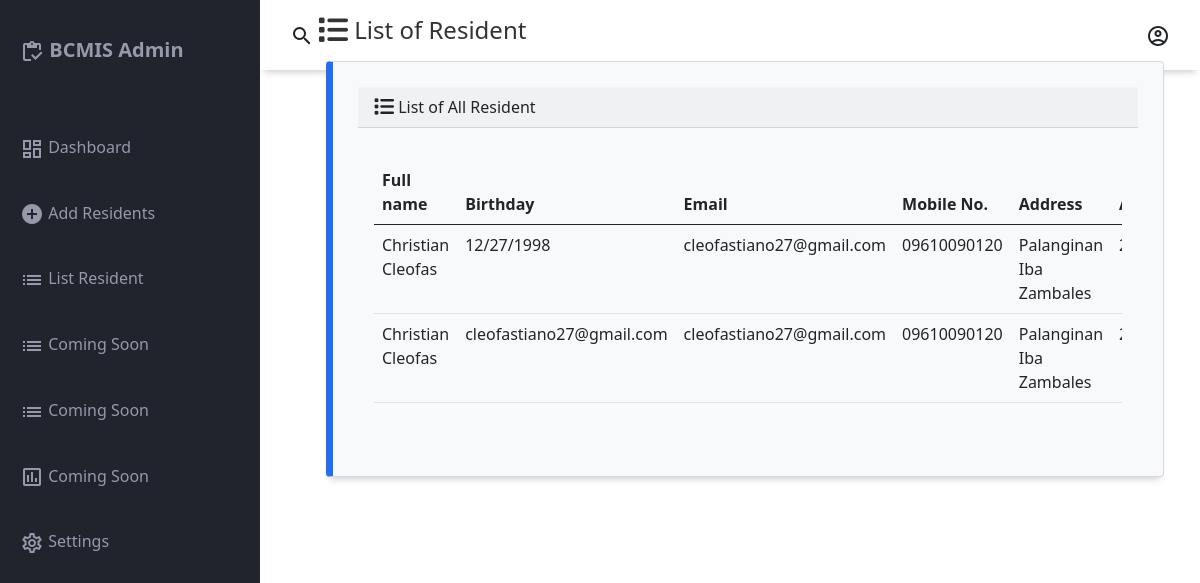
The page /view_list on the database its author committed.
### authentication/models.py (models this page shows, shortened)
class Resident(models.Model):
    name = models.CharField(max_length=70)
    birthday = models.CharField(max_length=70)
    email = models.CharField(max_length=70)
    phone = models.CharField(max_length=70)
    address = models.CharField(max_length=70)
    age = models.CharField(max_length=70)
    status = models.CharField(max_length=70)
    citizen = models.CharField(max_length=70)
    gender = models.CharField(max_length=70)
    id_type = models.CharField(max_length=70)
    id_no = models.CharField(max_length=70)
    member = models.CharField(max_length=70)

### authentication/views.py (the view)
# urls.py: path('view_list', views.view_list, name='view_list'),
def view_list(request):
    return render(request, 'authentication/view.html', {
        'resident' : Resident.objects.all(),
    })

### templates/authentication/view.html (shortened to what this page needs)
{% load static %}
<!DOCTYPE html>
<html lang="en">
<head>
    <link rel="stylesheet" href="https://cdnjs.cloudflare.com/ajax/libs/font-awesome/6.2.1/css/all.min.css"/>
    <link rel="stylesheet" href="{% static 'css/dashboard.css' %}">
    <link rel="stylesheet" href="{% static 'css/view.css' %}">
    <link href="https://cdn.jsdelivr.net/npm/bootstrap@5.0.2/dist/css/bootstrap.min.css" rel="stylesheet">
</head>
<body>
    <div class="grid-container">
        <header class="header">
            <div class="header-left">
                <span class="material-icons-outlined">search</span>
            </div>
            <div class="header-right">
                <span class="material-icons-outlined">account_circle</span>
            </div>
        </header>
        <aside id="sidebar">
            <div class="sidebar-title">
                <div class="sidebar-brand">
                    <span class="material-icons-outlined">inventory</span> BCMIS Admin
                </div>
            </div>
            <ul class="sidebar-list">
                <li class="sidebar-list-item">
                    <a href="{% url 'dashboard' %}">
                        <span class="material-icons-outlined">dashboard</span> Dashboard
                    </a>
                </li>
                <li class="sidebar-list-item">
                    <a href="{% url 'add' %}">
                        <span class="material-icons-outlined">add_circle</span> Add Residents
                    </a>
                </li>
                <li class="sidebar-list-item">
                    <a href="#">
                        <span class="material-icons-outlined">list</span> List Resident
                    </a>
                </li>
                <li class="sidebar-list-item">
                    <a href="#">
                        <span class="material-icons-outlined">list</span> Coming Soon
                    </a>
                </li>
                <li class="sidebar-list-item">
                    <a href="#">
                        <span class="material-icons-outlined">list</span> Coming Soon
                    </a>
                </li>
                <li class="sidebar-list-item">
                    <a href="#">
                        <span class="material-icons-outlined">poll</span> Coming Soon
                    </a>
                </li>
                <li class="sidebar-list-item">
                    <a href="#">
                        <span class="material-icons-outlined">settings</span> Settings
                    </a>
                </li>
            </ul>
        </aside>
    </div>
    <section class="containers-tables" style="margin-left: 290px; margin-top: -800px;">
        <div class="d-flex flex-column">
            <div class="container-fluid">
                <h4 class="m-3" style="color: #333;"><i class="fa-solid fa-list fa-lg"></i>  List of Resident</h4>
                <div class="row">
                    <div class="col-12">
                        {% if resident %}
                        <div class="card bg-light ms-4 me-4 mb-4">
                            <div class="card-header"><i class="fa-solid fa-list fa-lg"></i> List of All Resident</div>
                            <div class="card-body">
                              <p class="card-text">
                                <div class="table-responsive">
                                    <table class="table table-hover">
                                        <thead>
                                          <tr>
                                            <th scope="col">Full name</th>
                                            <th scope="col">Birthday</th>
                                            <th scope="col">Email</th>
                                            <th scope="col">Mobile No.</th>
                                            <th scope="col">Address</th>
                                            <th scope="col">Age</th>
                                          </tr>
                                        </thead>
                                        <tbody>
                                            {% for item in resident %}
                                            <tr>
                                                <td>{{ item.name }}</td>
                                                <td>{{ item.birthday }}</td>
                                                <td>{{ item.email }}</td>
                                                <td>{{ item.phone }}</td>
                                                <td>{{ item.address }}</td>
                                                <td>{{ item.age }}</td>
                                            </tr>
                                            {% endfor %}
                                        </tbody>
                                    </table>
                                </div>
                              </p>
                            </div>
                          </div>
                        {% else %}
                        <h5 class="alert alert-primary ms-4 me-4">No record  List</h5>
                        {% endif %}
                    </div>
                </div>
            </div>
        </div>
    </section>
</body>
</html>

### static/css/dashboard.css (style rules this page uses)
body { margin: 0; padding: 0; box-sizing: border-box; background-color: #e6e8ed; color: #666666; font-family: "Montserrat", sans-serif; }
.material-icons-outlined { vertical-align: middle; line-height: 1px; }
.grid-container { display: grid; grid-template-columns: 260px 1fr 1fr 1fr; grid-template-rows: 0.2fr 3fr; grid-template-areas: "sidebar header header header" "sidebar main main main"; height: 100vh; }
.header { grid-area: header; height: 70px; background-color: #ffffff; display: flex; align-items: center; justify-content: space-between; padding: 0 30px 0 30px; box-shadow: 0 6px 7px -4px rgba(0, 0, 0, 0.2); }
#sidebar { grid-area: sidebar; height: 100%; background-color: #21232d; color: #9799ab; overflow-y: auto; transition: all 0.5s; -webkit-transition: all 0.5s; }
.sidebar-title { display: flex; justify-content: space-between; align-items: center; padding: 20px 20px 20px 20px; margin-bottom: 30px; }
.sidebar-brand { margin-top: 15px; font-size: 20px; font-weight: 700; }
.sidebar-list { padding: 0; margin-top: 15px; list-style-type: none; }
.sidebar-list-item { padding: 20px 20px 20px 20px; }
.sidebar-list-item > a { text-decoration: none; color: #9799ab; }
.card { display: flex; flex-direction: column; justify-content: space-around; padding: 25px; background-color: #ffffff; box-sizing: border-box; border: 1px solid #d2d2d3; border-radius: 5px; box-shadow: 0 6px 7px -4px rgba(0, 0, 0, 0.2); }
.card:first-child { border-left: 7px solid #246dec; }

### static/css/view.css (style rules this page uses)
.containers-tables { margin-top: -800px !important; margin-left: 290px !important; }

### rows shown on the page
Resident: name "Christian Cleofas", birthday "12/27/1998", email "cleofastiano27@gmail.com", phone "09610090120", address "Palanginan Iba Zambales"
Resident: name "Christian Cleofas", birthday "cleofastiano27@gmail.com", email "cleofastiano27@gmail.com", phone "09610090120", address "Palanginan Iba Zambales"
